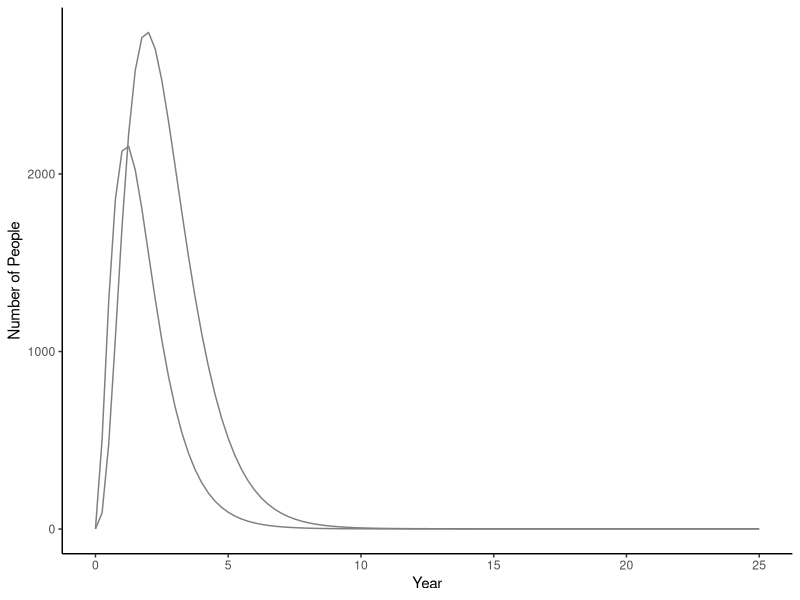

Recreate this plot in R.
## ---- chunk 1
library(deSolve)
library(ggplot2)

############# Model Equations ######################

my_model <- function(times,yinit,pars){
	
	with(as.list(c(yinit,pars)), {
	
		dM <- B-(omega+mu)*M
		dS0 <- omega*M-lambda*S0-mu*S0
		dI1 <- lambda*S0- gamma1*I1-mu*I1
		dS1 <- gamma1*I1-sigma1*lambda*S1-mu*S1
		dI2 <- sigma1*lambda*S1- gamma2*I2-mu*I2
		dS2 <- gamma2*I2- sigma2*lambda*S2-mu*S2
		dI3 <- sigma2*lambda*S2-gamma3*I3-mu*I3
		dS3 <- gamma3*I3-sigma3*lambda*S3+gamma4*I4-mu*S3
		dI4 <- sigma3*lambda*S3-gamma4*I4-mu*I4

	return(list(c(dM,dS0, dI1,dS1, dI2,dS2, dI3,dS3, dI4)))})
	}

################## Setting Parameters ##################

lambda=2.3
gamma1=1.1
gamma2=1.2
gamma3=1.3
gamma4=1.4
omega=0.8
mu=0.001
B=2
sigma1=0.9
sigma2=0.8
sigma3=0.7

my_pars <- cbind(B,omega,mu,lambda, gamma1,sigma1,gamma2,sigma2,gamma3,sigma3,gamma4)

############### Setting Time Frame ####################

start_time = 0 # start date (years)
end_time = 25 # end date (years)
my_times <- seq(start_time, end_time, by = 0.25) # gives a sequence from start to end
											 # in increments of 1

############ Setting Initial Conditions ###############

# initial starting values
my_yinit <- c(M=200,S0 = 10000, I1 = 1,S1=1,I2=1,S2=1,I3=1,S3=1,I4=1)

############# Running The Model ####################

results <- as.data.frame(ode(y=my_yinit, times=my_times, func=my_model,
	parms=my_pars, method='lsoda'))

############ Plotting Results ########################

colors <- c('S1'='black','I2'='red')
ggplot(data=results) + geom_line(aes(x=time,y=S1,col='Susceptible')) + 
	geom_line(aes(x=time,y=I2,col='Infected')) + 
	scale_colour_manual(name="Legend",values=colors) +
	xlab('Year') + ylab('Number of People') + theme_classic()
